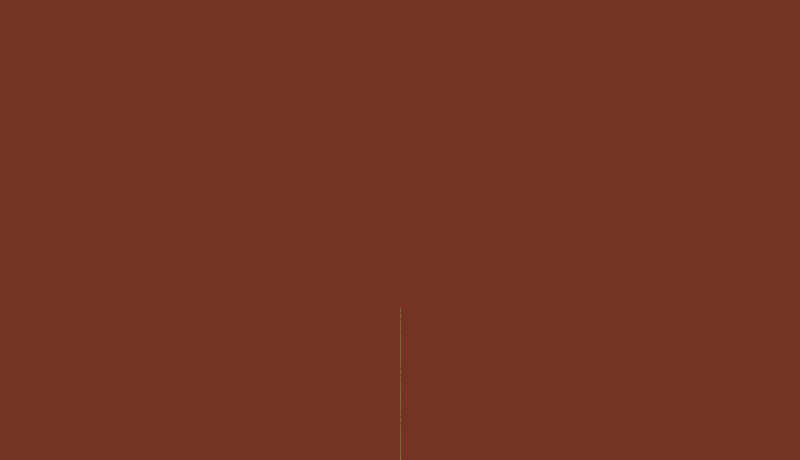
Frame 1 (no input)
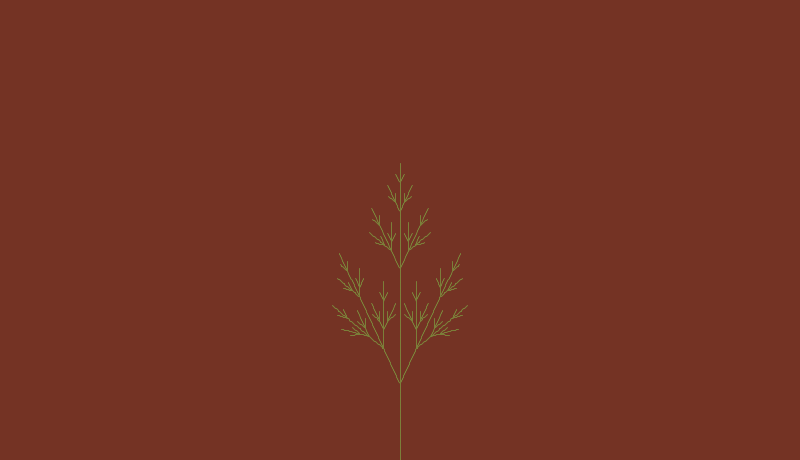
Frame 60 (the mouse pressed at the canvas centre just before this capture)
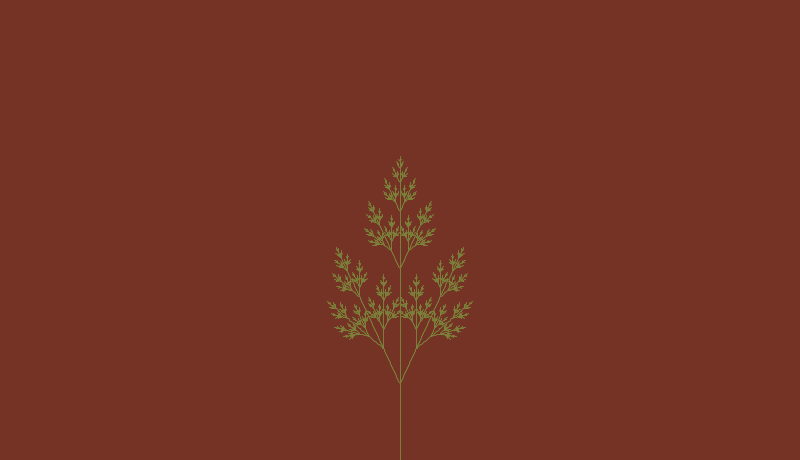
Frame 120 (the mouse held since frame 60 and released just before this capture)

The Processing sketch that drew these frames (run headless with seeded random() and noise(); from frame 60 on, the mouse is pressed at the canvas centre):

// Processing sketch: plant_growth
// ── plant_growth.pde
class LSystem {
  float len, theta;
  int growGen;
  ArrayList<Branch> branches;
  String sentence;
  
  LSystem(float _len, float _theta, String s) {
    len = _len;
    theta = _theta;
    growGen = 0;
    sentence = s;
    branches = new ArrayList<Branch>();
    PVector start = new PVector(0, 0);
    PVector end = new PVector(0, -len);
    branches.add(new Branch(sentence.charAt(0), 0, new PVector(), new PVector(0, -len), 0));
    for (int i = 0; i < 7; i++) {
      generateE();
    }
    removeX();
  }
  
  void generateD() {
    len *= 0.5;
    ArrayList<Branch> next = new ArrayList<Branch>();
    for (Branch b : branches) {
      char c = b.c;
      PVector bStart = b.start.get();
      PVector bEnd = b.end.get();
      float t = b.theta;
      PVector v = new PVector();
      switch (c) {
        case 'F': // F → FF
          v.set((bStart.x + bEnd.x)/2, (bStart.y + bEnd.y)/2); // midpoint
          next.add(new Branch('F', b.gen, bStart, v, t)); // F
          next.add(new Branch('F', b.gen, v, bEnd, t)); // F
          continue;
        case 'X': // X → F[+X]F[-X]+X
          v.set(0, -len);
          v.rotate(t);
          Branch f1 = new Branch('F', b.gen + 1, bStart, PVector.add(v, bStart), t);
          next.add(f1); // F
          next.add(new Branch('X', b.gen + 1, f1.end, f1.end, t + theta)); // [+X]
          Branch f2 = new Branch('F', b.gen + 1, f1.end, PVector.add(v, f1.end), t);
          next.add(f2); // F
          next.add(new Branch('X', b.gen + 1, f2.end, f2.end, t - theta )); // [-X]
          next.add(new Branch('X', b.gen + 1, f2.end, f2.end, t + theta)); // X
          continue;
        default:
          continue;
      }
    }
    branches = next;
  }
  
  void generateE() {
    len *= 0.5;
    ArrayList<Branch> next = new ArrayList<Branch>();
    for (Branch b : branches) {
      char c = b.c;
      PVector bStart = b.start.get();
      PVector bEnd = b.end.get();
      float t = b.theta;
      PVector v = new PVector();
      switch (c) {
        case 'F': // F → FF
          v.set((bStart.x + bEnd.x)/2, (bStart.y + bEnd.y)/2); // midpoint
          next.add(new Branch('F', b.gen, bStart, v, t)); // F
          next.add(new Branch('F', b.gen, v, bEnd, t)); // F
          continue;
        case 'X': // X → F[+X][-X]FX
          v.set(0, -len);
          v.rotate(t);
          Branch f1 = new Branch('F', b.gen + 1, bStart, PVector.add(v, bStart), t);
          next.add(f1); // F
          next.add(new Branch('X', b.gen + 1, f1.end, f1.end, t + theta)); // [+X]
          next.add(new Branch('X', b.gen + 1, f1.end, f1.end, t - theta )); // [-X]
          Branch f2 = new Branch('F', b.gen + 1, f1.end, PVector.add(v, f1.end), t);
          next.add(f2); // F
          next.add(new Branch('X', b.gen + 1, f2.end, f2.end, t)); // X
          continue;
        default:
          continue;
      }
    }
    branches = next;
  }
//  
//  void generateF() {
//    len *= 0.5;
//    ArrayList<Branch> next = new ArrayList<Branch>();
//    for (Branch b : branches) {
//      char c = b.c;
//      PVector bStart = b.start.get();
//      PVector bEnd = b.end.get();
//      float t = b.theta;
//      PVector v = new PVector();
//      switch (c) {
//        case 'F': // F → FF
//          v.set((bStart.x + bEnd.x)/2, (bStart.y + bEnd.y)/2); // midpoint
//          next.add(new Branch('F', bStart, v, t)); // F
//          next.add(new Branch('F', v, bEnd, t)); // F
//          continue;
//        case 'X': // X → F-[[X]+X]+F[+FX]-X
//          v.set(0, -len);
//          v.rotate(t);
//          Branch f1 = new Branch('F', bStart, PVector.add(v, bStart), t);
//          next.add(f1); // F
//          next.add(new Branch('X', f1.end, f1.end, t - theta)); // -[[X]]
//          next.add(new Branch('X', f1.end, f1.end, t)); // -[+X]
//          Branch f2 = new Branch('F', f1.end, PVector.add(v, f1.end), t);
//          next.add(f2); // +F
//          v.rotate(theta);
//          Branch f3 = new Branch('F', f2.end, PVector.add(v, f2.end), t + theta); 
//          next.add(f3); // [+F
//          next.add(new Branch('X', f3.end, f3.end, t + theta)); // X]
//          next.add(new Branch('X', f2.end, f2.end, t - theta)); // -X
//          continue;
//        default:
//          continue;
//      }
//    }
//    branches = next;
//  }
  
  void removeX() {
    Iterator<Branch> iter = branches.iterator();
    while (iter.hasNext()) {
      Branch b = iter.next();
      if (b.c == 'X') { iter.remove(); }
    }
  }
  
  void grow() {
    boolean done = true;
    for (Branch b : branches) {
      if (b.gen == growGen && b.getCurrentLen() < b.len) {
        done = false;
        break;
      }
    }
    if (done == true) {
      growGen++;
    }
    Branch prev = branches.get(0);
    for (int n = 0; n < branches.size(); n++) {
      Branch b = branches.get(n);
      if (n == 0) { b.grow();}
      if (b.gen == growGen) {
        b.grow();
    }
  }
 }      
  
  void display() {
    for (Branch b : branches) {
      if (b.getCurrentLen() > 0) {
        b.display();
      }
    }
  }
}

// ── branch.pde
class Branch {
  char c;
  PVector start, end, loc, dir;
  int gen;
  float theta, len;
  
  Branch(char _c, int _gen, PVector s, PVector e, float t) {
    c = _c;
    gen = _gen;
    start = s.get();
    end = e.get();
    theta = t;
    loc = s.get();
    dir = PVector.sub(end, start);
    dir.setMag(0.1);
    len = PVector.dist(start, end);
  }
  
  float getCurrentLen() {
    return PVector.dist(start, loc);
  }
  
  void grow() {
    float d = PVector.dist(start, loc);
    if (d < len) {
      PVector newLoc = PVector.add(dir, loc);
      if (PVector.dist(start, newLoc) <= len) {
        loc = newLoc;
      } else {
        loc = end.get();
      }
    }
  }
  
  void display() {
    line(start.x, start.y, loc.x, loc.y);
//    line(start.x, start.y, end.x, end.y);
  }
}

// ── main.pde
import java.util.Iterator;

LSystem plantD, plantE, plantF;

void setup() {
  size(800, 460);
  plantD = new LSystem(height/3, radians(-20), "X");
  plantE = new LSystem(height/3, radians(25), "X");
  plantF = new LSystem(height/3, radians(-20), "X");
}

void draw() {
 background(#743324); // maple
 stroke(#7B8039); // kelp
 pushMatrix();
 translate(width/2, height);
 plantE.grow();
 plantE.display();
 popMatrix();
}

//void mouseClicked() {
//  plantD.generateD();
//  plantE.generateE();
//  plantF.generateF(); 
//} 
